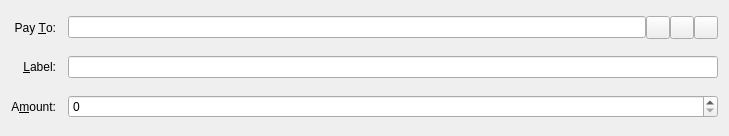
<?xml version="1.0" encoding="UTF-8"?>
<ui version="4.0">
 <class>SendCoinsEntry</class>
 <widget class="QFrame" name="SendCoinsEntry">
  <property name="geometry">
   <rect>
    <x>0</x>
    <y>0</y>
    <width>729</width>
    <height>136</height>
   </rect>
  </property>
  <property name="windowTitle">
   <string>Form</string>
  </property>
  <property name="windowOpacity">
   <double>1.000000000000000</double>
  </property>
  <property name="frameShape">
   <enum>QFrame::NoFrame</enum>
  </property>
  <property name="frameShadow">
   <enum>QFrame::Plain</enum>
  </property>
  <layout class="QGridLayout" name="gridLayout">
   <property name="spacing">
    <number>12</number>
   </property>
   <item row="5" column="0">
    <widget class="QLabel" name="label">
     <property name="text">
      <string>A&amp;mount:</string>
     </property>
     <property name="alignment">
      <set>Qt::AlignRight|Qt::AlignTrailing|Qt::AlignVCenter</set>
     </property>
     <property name="buddy">
      <cstring>payAmount</cstring>
     </property>
    </widget>
   </item>
   <item row="3" column="0">
    <widget class="QLabel" name="label_2">
     <property name="text">
      <string>Pay &amp;To:</string>
     </property>
     <property name="alignment">
      <set>Qt::AlignRight|Qt::AlignTrailing|Qt::AlignVCenter</set>
     </property>
     <property name="buddy">
      <cstring>payTo</cstring>
     </property>
    </widget>
   </item>
   <item row="5" column="1">
    <widget class="BitcoinAmountField" name="payAmount"/>
   </item>
   <item row="4" column="1">
    <layout class="QHBoxLayout" name="horizontalLayout_2">
     <property name="spacing">
      <number>0</number>
     </property>
     <item>
      <widget class="QValidatedLineEdit" name="addAsLabel">
       <property name="enabled">
        <bool>true</bool>
       </property>
       <property name="toolTip">
        <string>Enter a label for this address to add it to your address book</string>
       </property>
      </widget>
     </item>
    </layout>
   </item>
   <item row="4" column="0">
    <widget class="QLabel" name="label_4">
     <property name="text">
      <string>&amp;Label:</string>
     </property>
     <property name="alignment">
      <set>Qt::AlignRight|Qt::AlignTrailing|Qt::AlignVCenter</set>
     </property>
     <property name="buddy">
      <cstring>addAsLabel</cstring>
     </property>
    </widget>
   </item>
   <item row="3" column="1">
    <layout class="QHBoxLayout" name="payToLayout">
     <property name="spacing">
      <number>0</number>
     </property>
     <item>
      <widget class="QValidatedLineEdit" name="payTo">
       <property name="toolTip">
        <string>The address to send the payment to  (e.g. biotechfwYhBmGXcFP2Po1NpRUEiK8km2)</string>
       </property>
       <property name="maxLength">
        <number>34</number>
       </property>
      </widget>
     </item>
     <item>
      <widget class="QToolButton" name="addressBookButton">
       <property name="toolTip">
        <string>Choose address from address book</string>
       </property>
       <property name="text">
        <string/>
       </property>
       <property name="icon">
        <iconset resource="../bitcoin.qrc">
         <normaloff>:/icons/address-book</normaloff>:/icons/address-book</iconset>
       </property>
       <property name="shortcut">
        <string>Alt+A</string>
       </property>
      </widget>
     </item>
     <item>
      <widget class="QToolButton" name="pasteButton">
       <property name="toolTip">
        <string>Paste address from clipboard</string>
       </property>
       <property name="text">
        <string/>
       </property>
       <property name="icon">
        <iconset resource="../bitcoin.qrc">
         <normaloff>:/icons/editpaste</normaloff>:/icons/editpaste</iconset>
       </property>
       <property name="shortcut">
        <string>Alt+P</string>
       </property>
      </widget>
     </item>
     <item>
      <widget class="QToolButton" name="deleteButton">
       <property name="toolTip">
        <string>Remove this recipient</string>
       </property>
       <property name="text">
        <string/>
       </property>
       <property name="icon">
        <iconset resource="../bitcoin.qrc">
         <normaloff>:/icons/remove</normaloff>:/icons/remove</iconset>
       </property>
      </widget>
     </item>
    </layout>
   </item>
  </layout>
 </widget>
 <customwidgets>
  <customwidget>
   <class>BitcoinAmountField</class>
   <extends>QSpinBox</extends>
   <header>bitcoinamountfield.h</header>
   <container>1</container>
  </customwidget>
  <customwidget>
   <class>QValidatedLineEdit</class>
   <extends>QLineEdit</extends>
   <header>qvalidatedlineedit.h</header>
  </customwidget>
 </customwidgets>
 <resources>
  <include location="../bitcoin.qrc"/>
 </resources>
 <connections/>
</ui>
